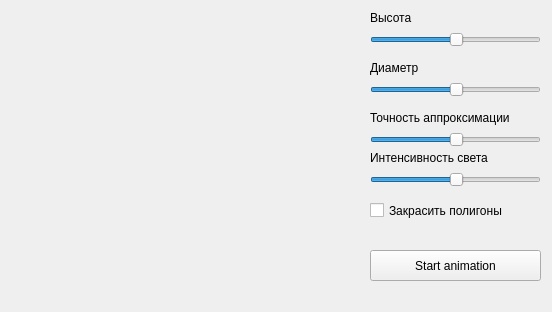
<?xml version="1.0" encoding="UTF-8"?>
<ui version="4.0">
 <class>MainWindow</class>
 <widget class="QMainWindow" name="MainWindow">
  <property name="geometry">
   <rect>
    <x>0</x>
    <y>0</y>
    <width>552</width>
    <height>312</height>
   </rect>
  </property>
  <property name="windowTitle">
   <string>MainWindow</string>
  </property>
  <widget class="QWidget" name="centralWidget">
   <widget class="GLWidget" name="widget" native="true">
    <property name="geometry">
     <rect>
      <x>10</x>
      <y>10</y>
      <width>351</width>
      <height>331</height>
     </rect>
    </property>
   </widget>
   <widget class="QSlider" name="SliderHeight">
    <property name="geometry">
     <rect>
      <x>370</x>
      <y>30</y>
      <width>171</width>
      <height>20</height>
     </rect>
    </property>
    <property name="value">
     <number>50</number>
    </property>
    <property name="orientation">
     <enum>Qt::Horizontal</enum>
    </property>
    <property name="tickPosition">
     <enum>QSlider::NoTicks</enum>
    </property>
    <property name="tickInterval">
     <number>0</number>
    </property>
   </widget>
   <widget class="QLabel" name="label_2">
    <property name="geometry">
     <rect>
      <x>370</x>
      <y>10</y>
      <width>81</width>
      <height>16</height>
     </rect>
    </property>
    <property name="text">
     <string>Высота</string>
    </property>
   </widget>
   <widget class="QSlider" name="SliderDiameter">
    <property name="geometry">
     <rect>
      <x>370</x>
      <y>80</y>
      <width>171</width>
      <height>20</height>
     </rect>
    </property>
    <property name="value">
     <number>50</number>
    </property>
    <property name="orientation">
     <enum>Qt::Horizontal</enum>
    </property>
    <property name="tickPosition">
     <enum>QSlider::NoTicks</enum>
    </property>
    <property name="tickInterval">
     <number>0</number>
    </property>
   </widget>
   <widget class="QLabel" name="label_3">
    <property name="geometry">
     <rect>
      <x>370</x>
      <y>60</y>
      <width>81</width>
      <height>16</height>
     </rect>
    </property>
    <property name="text">
     <string>Диаметр</string>
    </property>
   </widget>
   <widget class="QLabel" name="label_4">
    <property name="geometry">
     <rect>
      <x>370</x>
      <y>110</y>
      <width>171</width>
      <height>16</height>
     </rect>
    </property>
    <property name="text">
     <string>Точность аппроксимации</string>
    </property>
   </widget>
   <widget class="QSlider" name="SliderApproximation">
    <property name="geometry">
     <rect>
      <x>370</x>
      <y>130</y>
      <width>171</width>
      <height>20</height>
     </rect>
    </property>
    <property name="value">
     <number>50</number>
    </property>
    <property name="orientation">
     <enum>Qt::Horizontal</enum>
    </property>
    <property name="tickPosition">
     <enum>QSlider::NoTicks</enum>
    </property>
    <property name="tickInterval">
     <number>0</number>
    </property>
   </widget>
   <widget class="QCheckBox" name="isPolyFill">
    <property name="geometry">
     <rect>
      <x>370</x>
      <y>200</y>
      <width>171</width>
      <height>21</height>
     </rect>
    </property>
    <property name="text">
     <string>Закрасить полигоны</string>
    </property>
   </widget>
   <widget class="QPushButton" name="animationControl">
    <property name="geometry">
     <rect>
      <x>370</x>
      <y>250</y>
      <width>171</width>
      <height>31</height>
     </rect>
    </property>
    <property name="text">
     <string>Start animation</string>
    </property>
   </widget>
   <widget class="QLabel" name="label_5">
    <property name="geometry">
     <rect>
      <x>370</x>
      <y>150</y>
      <width>171</width>
      <height>16</height>
     </rect>
    </property>
    <property name="text">
     <string>Интенсивность света</string>
    </property>
   </widget>
   <widget class="QSlider" name="SliderLight">
    <property name="geometry">
     <rect>
      <x>370</x>
      <y>170</y>
      <width>171</width>
      <height>20</height>
     </rect>
    </property>
    <property name="value">
     <number>50</number>
    </property>
    <property name="orientation">
     <enum>Qt::Horizontal</enum>
    </property>
    <property name="tickPosition">
     <enum>QSlider::NoTicks</enum>
    </property>
    <property name="tickInterval">
     <number>0</number>
    </property>
   </widget>
  </widget>
 </widget>
 <layoutdefault spacing="6" margin="11"/>
 <customwidgets>
  <customwidget>
   <class>GLWidget</class>
   <extends>QWidget</extends>
   <header>glwidget.h</header>
   <container>1</container>
  </customwidget>
 </customwidgets>
 <resources/>
 <connections/>
</ui>
